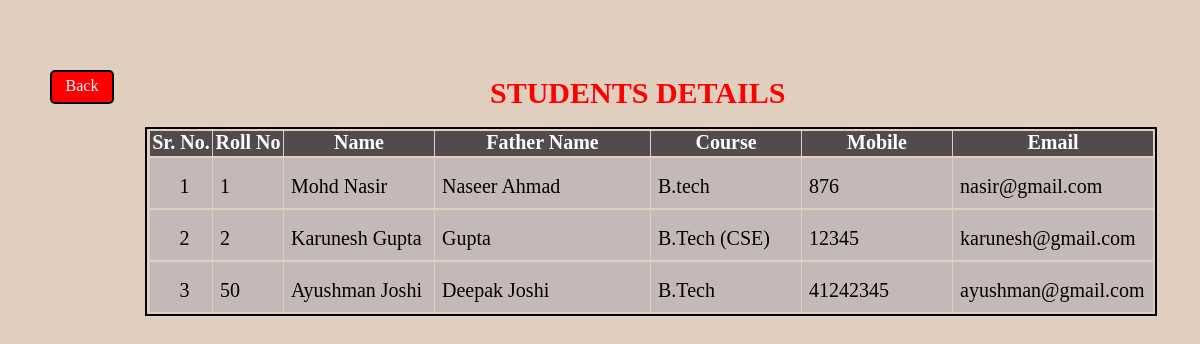
/Students_Details.php, run on the app's committed database.
### tables this page shows
CREATE TABLE `students` (
  `s_no` int(50) NOT NULL,
  `roll_no` int(50) NOT NULL,
  `name` varchar(50) NOT NULL,
  `father_name` varchar(50) NOT NULL,
  `class` varchar(50) NOT NULL,
  `mobile` int(100) NOT NULL,
  `email` varchar(50) NOT NULL,
  `password` varchar(50) NOT NULL,
  `remark` varchar(250) NOT NULL
);

### Students_Details.php (the view, shortened to what this page needs)
<!DOCTYPE html>
<html lang="en">
  <head>
    <link rel="stylesheet" href="details.css" />
  </head>
  <body>
  <div>
        <a href="admin_dashboard.php" class="back">
            <div class="backbtn">Back</div>
        </a>
    </div>
    <p class="records">STUDENTS DETAILS</p>
    <table>
      <thead>
        <tr>
          <th class="SN">Sr. No.</p></th>
          <th class="title">Roll No</p></th>
          <th>Name</p></th>
          <th class="type">Father Name</p></th>
          <th class="Email">Course</p></th>
          <th>Mobile</p></th>
          <th class="Email1">Email</p></th>
        </tr>
      </thead>
      <tbody>
      <?php
        $servername="localhost";
        $username="root";
        $password="";
        $connection = mysqli_connect($servername,$username,$password);
        $query="SELECT * FROM `students`";
        $result=mysqli_query($connection,$query);
        $count=1;
        while($row = mysqli_fetch_array($result)){
        ?>
          <tr>
          <td class="SN"><p class="home1"><?php echo "$count";$count=$count+1; ?></p></td>
          <td class="title"><p class="home1"><?php echo $row['roll_no'] ?></p></td>
          <td><p class="home1"><?php echo $row['name'] ?></p></td>
          <td class="type"><p class="home1"><?php echo $row['father_name'] ?></p></td>
          <td class="Email"><p class="home1"><?php echo $row['class'] ?></p></td>
          <td><p class="home1"><?php echo $row['mobile'] ?></p></td>
          <td class="Email1"><p class="home1"><?php echo $row['email'] ?></p></td>
        </tr>
      <?php
        }
   ?>
      </tbody>
    </table>
  </body>
</html>

### details.css (style rules this page uses)
* { padding: 0; margin: 0; }
body { background: rgb(158, 175, 206); background-position: center center; background-color: rgb(224, 206, 190); margin: auto; }
.records { color: red; position: relative; top: 42px; margin-right: 190px; margin-left: 490px; display: inline-block; font-weight: bold; font-size: 30px; }
th { background-color: rgb(83, 75, 75); margin-top: 0px; color: white; display: inline-block; margin-left: 1px; width: 150px; height: 25px; font-size: 20px; text-align: center; }
td { background-color: rgb(197, 184, 184); margin-top: 0px; display: inline-block; margin-left: 1px; width: 150px; height: 50px; text-align: left; font-size: 20px; }
.SN { width: 62px; text-align: center; }
.title { width: 70px; }
.home1 { margin-top: 17px; margin-left: 7px; }
.Email1 { width: 200px; }
table { border: 2px solid black; position: absolute; top: 127px; left: 145px; }
.type { width: 215px; }
.back { background-color: red; color: white; display: inline-block; position: relative; width: 60px; text-align: center; height: 30px; text-decoration: none; top: 70px; left: 50px; border: 2px solid black; border-radius: 5px; }
.backbtn { margin-top: 5px; }

### data on the page
students: roll_no "1", name "Mohd Nasir", father_name "Naseer Ahmad", class "B.tech", mobile "876", email "nasir@gmail.com"
students: roll_no "2", name "Karunesh Gupta", father_name "Gupta", class "B.Tech (CSE)", mobile "12345", email "karunesh@gmail.com"
students: roll_no "50", name "Ayushman Joshi", father_name "Deepak Joshi", class "B.Tech", mobile "41242345", email "ayushman@gmail.com"
